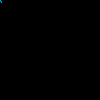
Frame 1 (no input)
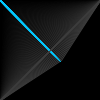
Frame 60 (the mouse pressed at the canvas centre just before this capture)
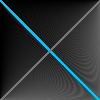
Frame 120 (the mouse held since frame 60 and released just before this capture)

The Processing sketch that drew these frames (run headless with seeded random() and noise(); from frame 60 on, the mouse is pressed at the canvas centre):

// Processing sketch: processing_166987
// ── processing_166987.pde

  float a = 0 ;
float b = 100;
void setup(){
background(0);

}
void draw(){

  // draw line
  /*blahblah
  */
  
  
a = a+1;
b = a+1;

line(b,a , 0, 100);

stroke(0,200,255);
line(a,b , 0, 0);
stroke(a);
line(b,a , 100, 0);
line(100,0,0,100);

}
